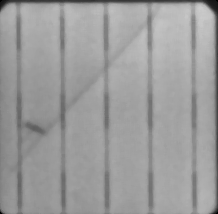
#> input picture 1savedb.png, 218 x 214 px, given in place of 1.tif, which was not available
$ python test1.py   (Python 2 division)
#> lines starting #> are read from the running program, lines starting #| are printed output that depends on the picture; pictures that were not available may be replaced by others from this repository, and a replacement may not be noted
import cv2 as cv
import numpy as np
from matplotlib import pyplot as plt


img = cv.imread('1.tif',0)
#> img is the input picture: shape (214, 218); min 0, max 203, mean 155.9
r = len(img)
#> r = 214
c = len(img[0])
#> c = 218
# [5 lines of commented-out code are left out]

hist = cv.calcHist([img],[0],None,[256],[0,256])
#> hist = 256 values, max 1660 at index 163, min 0 at index 1, mean 182.2
# plt.plot(hist)
# plt.show()

#print(hist)


i = 1
maxv = 0
while i < len(hist):
	while hist[i] >= hist[i-1] and i < len(hist):
		if hist[i] > maxv:
			maxv = hist[i]
		i = i + 1
	while hist[i] <= hist[i-1] and i < len(hist):
		i = i + 1
	thresh = i-1
	if hist[thresh] < maxv/2:
		break
#> this loop made 2 passes
#> thresh on passes 1 to 2: 18, 20
#> after the loop, i = 21; maxv = [2]

print(thresh)
#| 20

# [6 lines of commented-out code are left out]

ret,img1 = cv.threshold(img,thresh,255,cv.THRESH_BINARY)
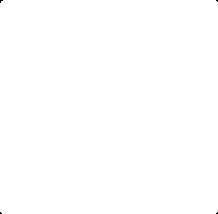
#> img1: shape (214, 218); 100% white; black in thin lines or dots
#> ret = 20

# [9 lines of commented-out code are left out]

output = cv.connectedComponentsWithStats(img1, 4, cv.CV_32S)


max_val = 0
max_label = 1
for i in range(output[0]):
	if i == 0:
		continue
	if output[2][i][cv.CC_STAT_AREA] > max_val:
		max_val = output[2][i][cv.CC_STAT_AREA]
		max_label = i;
#> this loop made 2 passes
#> max_val on pass 2: 46638
#> after the loop, max_label = 1; max_val = 46638
print(output[2][i])
#| [    0     0   218   214 46638]

mins = [r+c,1+c,r+1,2]
#> mins = [432, 219, 215, 2]
#corners = np.zeros((4,2), dtype=int)
corners1 = np.zeros((4,2), dtype=int)
#corners2 = np.zeros((4,2), dtype=int)

for i in range(len(img1)):
	for j in range((len(img1[0]))):
 		if(output[1][i][j] == max_label):
 			img1[i][j] = 255
 			if i+j < mins[0]:
 				mins[0] = i+j
 				corners1[0][0]=j
 				corners1[0][1]=i
 			elif i+j == mins[0]:
 				corners1[0][0]=j
 				#corners1[0][1]=i
 			if 0-i+j < mins[1]:
 				mins[1] = 0-i+j
 				corners1[1][0]=j
 				corners1[1][1]=i
 			elif 0-i+j == mins[1]:
 				#corners1[1][0]=j
 				corners1[1][1]=i
 			if i-j < mins[2]:
 				mins[2] = i-j
 				corners1[2][0]=j
 				corners1[2][1]=i
 			elif i-j == mins[2]:
 				corners1[2][0]=j
 				#corners2[2][1]=i
 			if 0-i-j < mins[3]:
 				mins[3] = 0-i-j
 				corners1[3][0]=j
 				corners1[3][1]=i
 			elif 0-i-j == mins[3]:
 				#corners2[3][0]=j
 				corners1[3][1]=i
 		else:
 			img1[i][j] = 0
#> after the loop, corners1 = [[1, 1], [0, 213], [217, 0], [217, 213]]; mins = [2, -211, -215, -428]

corners = corners1
#> corners = [[1, 1], [0, 213], [217, 0], [217, 213]]
print(corners)
#| [[  1   1]
#|  [  0 213]
#|  [217   0]
#|  [217 213]]
height = max(corners[1][1]-corners[0][1],corners[3][1]-corners[2][1])
#> height = 213
width = max(corners[2][0]-corners[0][0],corners[3][0]-corners[1][0])
#> width = 217

pts1 = np.float32(corners)
#> pts1 = [[1, 1], [0, 213], [217, 0], [217, 213]]
pts2 = np.float32([[0,0],[0,height],[width,0],[width,height]])
#> pts2 = [[0, 0], [0, 213], [217, 0], [217, 213]]


M = cv.getPerspectiveTransform(pts1,pts2)
#> M = [[1.01, 0.00476, -1.01], [0.00467, 1.01, -1.01], [2.19e-05, 2.19e-05, 1]]

img2 = cv.warpPerspective(img,M,(width,height))

cv.namedWindow('changed', cv.WINDOW_NORMAL)
cv.imshow('changed', img2)

cv.waitKey(0)
cv.destroyWindow('changed')

cv.imwrite('1saved.png',img2)

print(height,width)
#| 213 217

rowc = 10
colc = 6

wc = width/colc
#> wc = 36
hc = height/rowc
#> hc = 21

#print(argelmax(hist,order=3))

#hist = np.convolve(hist,[0.5,0,0.5])
order = 9

blur_mat = np.ones((order,order),float)/(order*order)
img3_pad = np.zeros((len(img2)+order-1,len(img2[0])+order-1),dtype=float)
#> img3_pad: shape (221, 225) float64; every value is 0
img3_pad[order/2:len(img2)+order/2,order/2:len(img2[0])+order/2] = img2
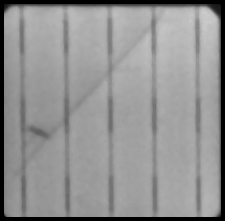
#> img3_pad: shape (221, 225) float64; min 0, max 203, mean 145.7
img4 = np.zeros(img2.shape)
img4 = img4.astype(np.uint8)

for i in range(len(img2)):
	for j in range((len(img2[0]))):
		img4[i][j] = (blur_mat*img3_pad[i:i+order,j:j+order]).sum()
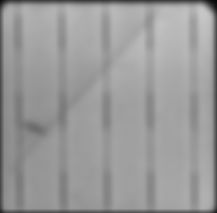
#> img4: shape (213, 217); min 7, max 198, mean 153.7

hist = cv.calcHist([img4],[0],None,[256],[0,256])/10
#> hist = 256 values, max 177.1 at index 162, min 0 at index 0, mean 18.06
#> (the run stopped early here; a loop or call above may not have finished)
